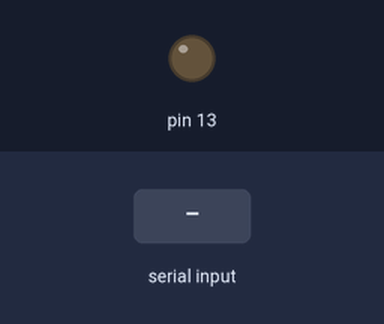
Bench run of a sketch on a simulated Arduino Uno, built with avr-gcc and run on an emulated ATmega328P. On the bench: output pins drawn as LEDs (lit = HIGH). Inputs (shaded band) come from the test bench.

Above: at 1.2 s.
1.3 s: "1" received over Serial
At 1.8 s:
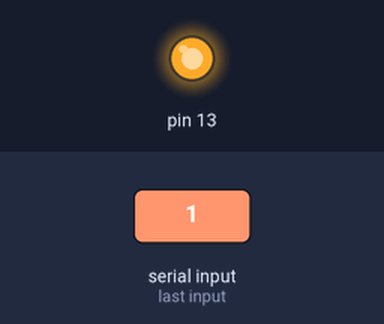
2.8 s: "0" received over Serial
At 4.1 s:
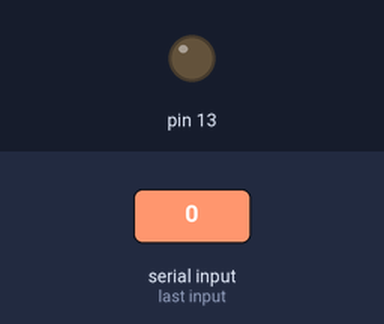
Timing chart, 0 to 5.8 s (numbered marks = the images above; inputs shaded):
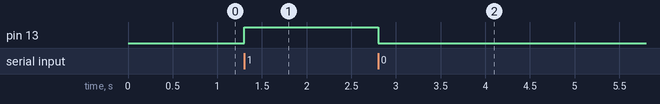

The sketch:

Home-Automation_bluetooth_control.ino
```cpp
// Home Automation - Bluetooth Control
// By Eng. Wathome C. I

char data = 0;
void setup() {
  Serial.begin(9600);
  pinMode(13, OUTPUT);
}
void loop() {
  if(Serial.available() > 0){
    data = Serial.read();
    if(data == '1') digitalWrite(13, HIGH);
    if(data == '0') digitalWrite(13, LOW);
  }
}
```

Measured:
- after the input at 1.3 s, pin 13: LOW → HIGH at once
- after the input at 2.8 s, pin 13: HIGH → LOW at once
